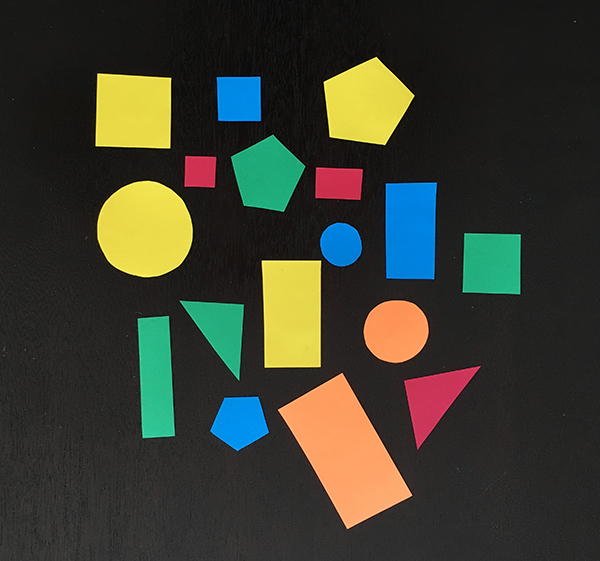
#> input picture shapes.png, 600 x 561 px, given in place of the camera
$ python RGB2HSV.py
#> lines starting #> are read from the running program, lines starting #| are printed output that depends on the picture; after the words box and inside, x2 and y2 are one past the last pixel; in counts of white or black regions, pixels touching at a corner belong together
# Color to HSV image

import cv2
import numpy as np

cap = cv2.VideoCapture(0)

while(1):

    # Take each frame
    _, frame = cap.read()
#> frame is the input picture: shape (561, 600, 3); mean B, G, R 47.5, 60.1, 58.4

    # Convert BGR to HSV
    hsv = cv2.cvtColor(frame, cv2.COLOR_BGR2HSV)
#> hsv: shape (561, 600, 3); mean H, S, V 41.9, 59.2, 71.2

    # Define range of blue color in HSV
    lower_blue = np.array([110,50,50])
    upper_blue = np.array([130,255,255])

    # Define range of Red color in HSV
    lower_red = np.array([0,0,0])
    upper_red = np.array([10,255,255])

    # Threshold the HSV image to get only blue colors
    mask = cv2.inRange(hsv, lower_blue, upper_blue)
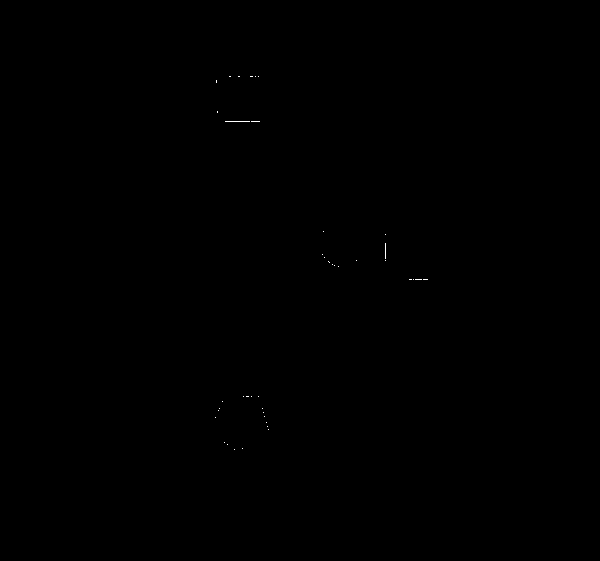
#> mask: shape (561, 600); 0.03% white in thin lines or dots, all inside (x1, y1, x2, y2) = (215, 76, 428, 450)
    mask_red = cv2.inRange(hsv, lower_red, upper_red)
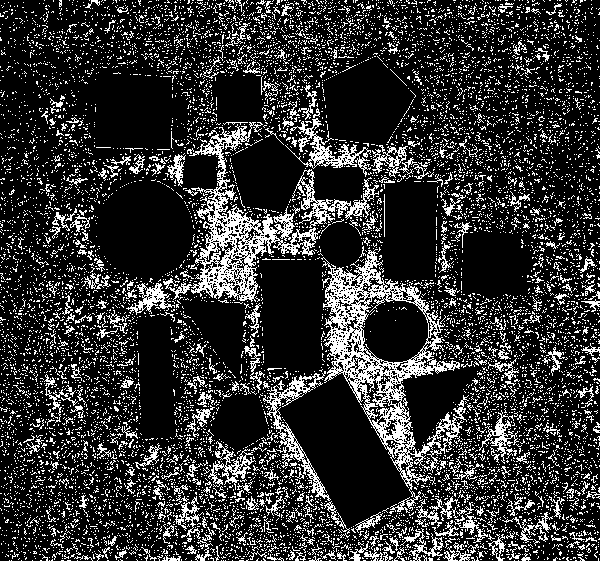
#> mask_red: shape (561, 600); 19.7% white in thin lines or dots

    # Bitwise-AND mask and original image
    res = cv2.bitwise_and(frame,frame, mask= mask)
    res_red = cv2.bitwise_and(frame,frame, mask= mask_red)
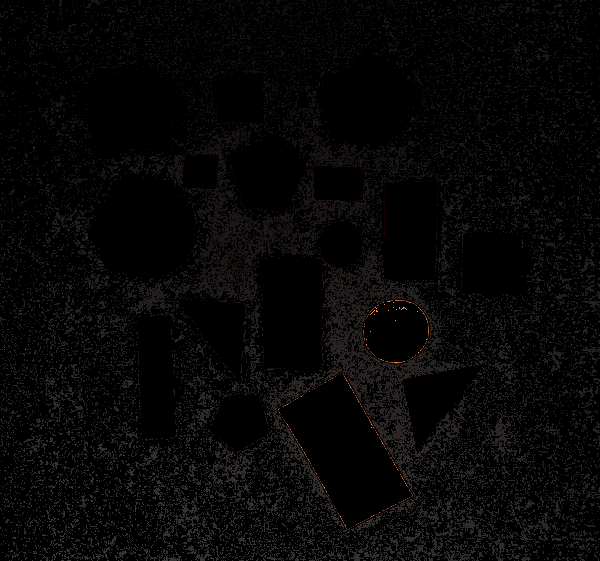
#> res_red: shape (561, 600, 3); mean B, G, R 6.2, 6.3, 6.9

    cv2.imshow('mask_red', mask_red)
    cv2.imshow('res_red', res_red)
    cv2.imshow('mask', mask)
    cv2.imshow('res', res)
    k = cv2.waitKey(5) & 0xFF
#> (key Esc is pressed here)
    if k == 27:
        break
cv2.destroyAllWindows()
